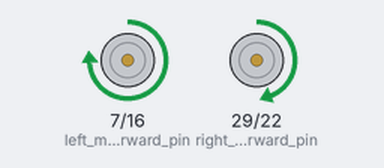
Simulated run of this program. Board: Raspberry Pi (header pin numbers). Parts: motor-driver pin pairs drawn as motors (green arrow = first pin HIGH = forward, orange = second pin HIGH = backward, longer = more drive, scaled by the enable pin). What the program prints to the terminal is not drawn. At 6.0 s the program stops and its outputs stay as they are.

Above: at 0.1 s.
At 1.1 s:
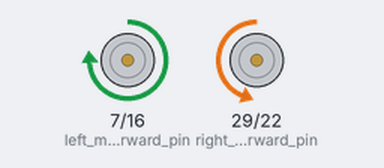
At 3.1 s:
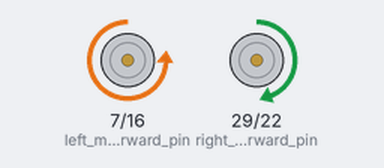
At 6.1 s:
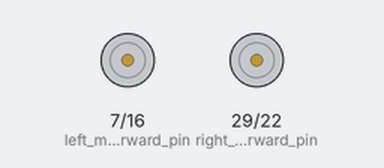
Timing chart, 0 to 7.5 s (numbered marks = the images above):
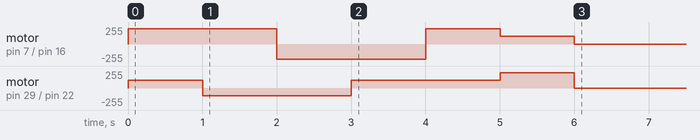

The program:

robot_control.py
```python
import RPi.GPIO as GPIO
import time

GPIO.cleanup()
GPIO.setmode(GPIO.BOARD)


class Robot(object):
    """docstring for Robot"""
    def __init__(self):
        super(Robot, self).__init__()


        self.pins = {
        "right_motor_speed_pin":15, #green
        "right_motor_forward_pin":29, #yellow
        "right_motor_backward_pin":22, #blue

        "left_motor_speed_pin":11, #purple
        "left_motor_forward_pin":7, #orange
        "left_motor_backward_pin":16, #brown

        "ultrasonic_trig":37,
        "ultrasonic_echo":35
        }

        self.speed_pins = [self.pins["left_motor_speed_pin"], self.pins["right_motor_speed_pin"] ]
        self.forward_pins = [self.pins["left_motor_forward_pin"], self.pins["right_motor_forward_pin"] ]
        self.backward_pins = [self.pins["left_motor_backward_pin"], self.pins["right_motor_backward_pin"] ]


        for pin in self.speed_pins:
            print("setting up pin:"+str(pin))
            GPIO.setup(pin, GPIO.OUT)

        for pin in self.forward_pins:
            print("setting up pin:"+str(pin))
            GPIO.setup(pin, GPIO.OUT)

        for pin in self.backward_pins:
            print("setting up pin:"+str(pin))
            GPIO.setup(pin, GPIO.OUT)

        GPIO.setup(self.pins["ultrasonic_trig"],GPIO.OUT)                  #Set pin as GPIO out
        GPIO.setup(self.pins["ultrasonic_echo"],GPIO.IN)                   #Set pin as GPIO in

        self.speed_pwms = {}
        self.speed_pwms["left"] = GPIO.PWM(self.pins["left_motor_speed_pin"], 1000)
        self.speed_pwms["right"] = GPIO.PWM(self.pins["right_motor_speed_pin"], 1000)


    def MoveForward(self):
        for pin in self.forward_pins:

            GPIO.output(pin, GPIO.HIGH)

        for pin in self.backward_pins:
            GPIO.output(pin, GPIO.LOW)


    def MoveBackward(self):
        for pin in self.backward_pins:
            GPIO.output(pin, GPIO.HIGH)

        for pin in self.forward_pins:
            GPIO.output(pin, GPIO.LOW)


    def Stop(self):
        for pin in self.forward_pins:
            GPIO.output(pin, GPIO.LOW)

        for pin in self.backward_pins:
            GPIO.output(pin, GPIO.LOW)


    def SpinClockwise(self):
        GPIO.output(self.pins["left_motor_forward_pin"], GPIO.HIGH)
        GPIO.output(self.pins["right_motor_backward_pin"], GPIO.HIGH)

        GPIO.output(self.pins["left_motor_backward_pin"], GPIO.LOW)
        GPIO.output(self.pins["right_motor_forward_pin"], GPIO.LOW)


    def SpinAntiClockwise(self):
        GPIO.output(self.pins["left_motor_forward_pin"], GPIO.LOW)
        GPIO.output(self.pins["right_motor_backward_pin"], GPIO.LOW)

        GPIO.output(self.pins["left_motor_backward_pin"], GPIO.HIGH)
        GPIO.output(self.pins["right_motor_forward_pin"], GPIO.HIGH)


    def SetSpeed(self,speed):
        if(speed < 1 and speed > 0):
            speed = speed*100

        self.speed_pwms["left"].start(speed)
        self.speed_pwms["right"].start(speed*0.5)
        # for pwm in self.speed_pwms:
        #     self.speed_pwms[pwm].start(speed)

    def SetSpeedLeft(self,speed):
        if(speed < 1 and speed > 0):
            speed = speed*100

        self.speed_pwms["left"].start(speed)


    def SetSpeedRight(self,speed):
        if(speed < 1 and speed > 0):
            speed = speed*100

        self.speed_pwms["right"].start(speed*0.5)


    def TurnLeft(self,speed):
        if(speed < 1 and speed > 0):
            speed = speed*100

        self.speed_pwms["left"].start(speed/2)
        self.speed_pwms["right"].start(speed)


    def TurnRight(self,speed):
        if(speed < 1 and speed > 0):
            speed = speed*100

        self.speed_pwms["left"].start(speed)
        self.speed_pwms["right"].start(speed/2)


    def GetUltraSonicDistance(self,calibration=0.5):
        GPIO.output(self.pins["ultrasonic_trig"], False)                 #Set TRIG as LOW
        print "Waitng For Sensor To Settle"
        time.sleep(0.5)                            #Delay of 2 seconds

        GPIO.output(self.pins["ultrasonic_trig"], True)                  #Set TRIG as HIGH
        time.sleep(0.00001)                      #Delay of 0.00001 seconds
        GPIO.output(self.pins["ultrasonic_trig"], False)                 #Set TRIG as LOW

        while GPIO.input(self.pins["ultrasonic_echo"])==0:               #Check whether the ECHO is LOW
            pulse_start = time.time()              #Saves the last known time of LOW pulse

        while GPIO.input(self.pins["ultrasonic_echo"])==1:               #Check whether the ECHO is HIGH
            pulse_end = time.time()                #Saves the last known time of HIGH pulse

        pulse_duration = pulse_end - pulse_start #Get pulse duration to a variable

        distance = pulse_duration * 17150        #Multiply pulse duration by 17150 to get distance
        distance = round(distance, 2)            #Round to two decimal points

        return distance

        if distance > 2 and distance < 400:      #Check whether the distance is within range
            print "Distance:",distance - calibration,"cm"  #Print distance with 0.5 cm calibration
        else:
            print "Out Of Range"                   #display out of range


    def CleanUp(self):
        GPIO.cleanup()


if __name__ == '__main__':
    robot = Robot()

    robot.SetSpeed(90)

    robot.MoveForward()
    time.sleep(1)

    robot.SpinClockwise()
    time.sleep(1)

    robot.MoveBackward()
    time.sleep(1)

    robot.SpinAntiClockwise()
    time.sleep(1)

    robot.MoveForward()
    time.sleep(1)

    robot.TurnLeft(90)
    time.sleep(1)

    robot.Stop()

    robot.CleanUp()
```
